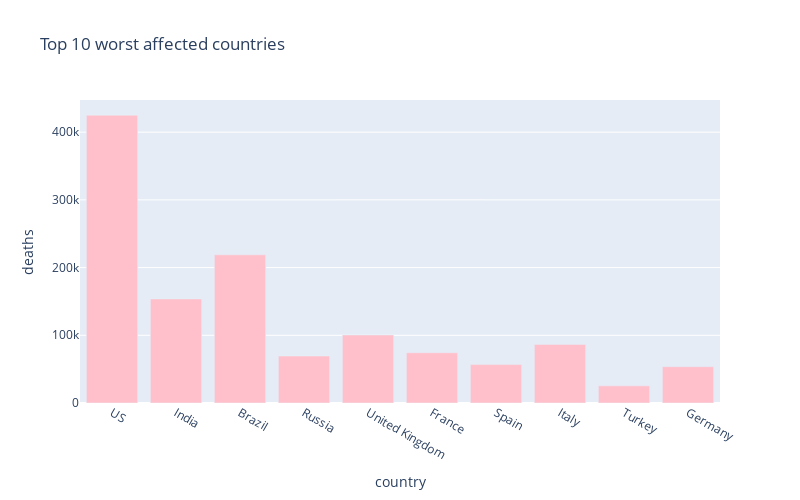

The notebook cell saved with this chart:
### Markdown cell above
# Recovring rate is slow
#### Recovering slowly

### Code cell
px.bar(
    sorted_country_df.head(10),
    x = "country",
    y = "deaths",
    title= "Top 10 worst affected countries", # the axis names
    color_discrete_sequence=["pink"], 
    height=500,
    width=800
)

### Figure 1 — Plotly figure (JSON) as saved in the notebook; plotly's stock layout.template omitted (floating-point values rounded to 4 significant figures)
{"data": [{"alignmentgroup": "True", "hovertemplate": "country=%{x}<br>deaths=%{y}<extra></extra>", "legendgroup": "", "marker": {"color": "pink"}, "name": "", "offsetgroup": "", "orientation": "v", "showlegend": false, "textposition": "auto", "type": "bar", "x": ["US", "India", "Brazil", "Russia", "United Kingdom", "France", "Spain", "Italy", "Turkey", "Germany"], "xaxis": "x", "y": [425119, 153724, 218878, 69391, 100359, 74250, 56794, 86422, 25344, 53619], "yaxis": "y"}], "layout": {"barmode": "relative", "height": 500, "legend": {"tracegroupgap": 0}, "title": {"text": "Top 10 worst affected countries"}, "width": 800, "xaxis": {"anchor": "y", "domain": [0, 1], "title": {"text": "country"}}, "yaxis": {"anchor": "x", "domain": [0, 1], "title": {"text": "deaths"}}}}
